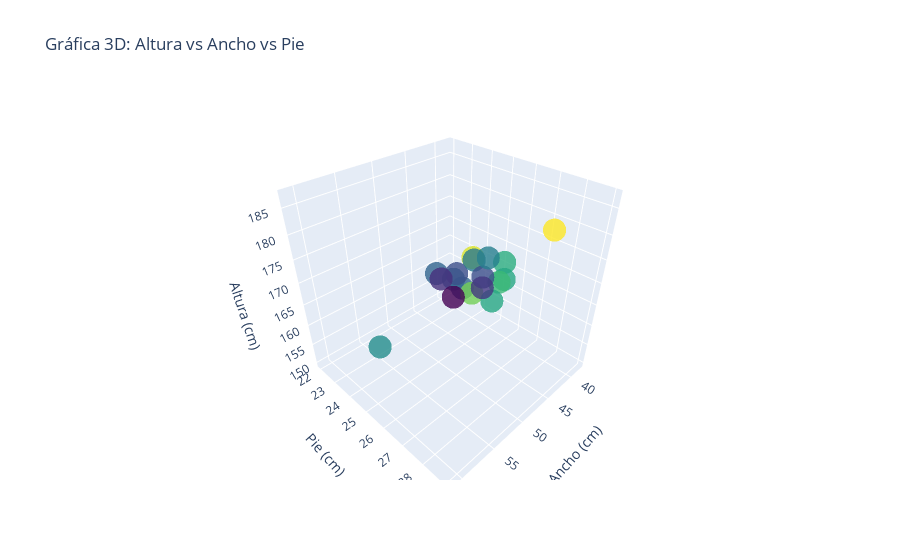

The cell this chart's notebook holds for it:
### Code cell
# Crear figura 3D
fig = go.Figure(data=[go.Scatter3d(
    x=df['Ancho'], 
    y=df['Pie'], 
    z=df['Altura'],
    mode='markers',
    marker=dict(size=8, color=df['Altura'], colorscale='Viridis', opacity=0.8)
)])

# Configurar la visualización
fig.update_layout(
    title="Gráfica 3D: Altura vs Ancho vs Pie",
    scene=dict(
        xaxis_title="Ancho (cm)",
        yaxis_title="Pie (cm)",
        zaxis_title="Altura (cm)"
    )
)

# Mostrar la gráfica
fig.show()

### Figure 1 — Plotly figure (JSON) as saved in the notebook; plotly's stock layout.template omitted (floating-point values rounded to 4 significant figures)
{"data": [{"marker": {"color": [185, 173, 163, 162, 172, 159, 187, 165, 175, 162, 155, 168, 179, 172, 159, 166, 156, 150], "colorscale": [[0, "#440154"], [0.1111, "#482878"], [0.2222, "#3e4989"], [0.3333, "#31688e"], [0.4444, "#26828e"], [0.5556, "#1f9e89"], [0.6667, "#35b779"], [0.7778, "#6ece58"], [0.8889, "#b5de2b"], [1, "#fde725"]], "opacity": 0.8, "size": 8}, "mode": "markers", "type": "scatter3d", "x": [55, 44, 44, 44, 46, 40, 48, 40, 49, 44, 40, 61, 55, 50, 38, 39, 38, 39], "y": [28.0, 26.5, 24.0, 24.5, 27.0, 23.0, 29.0, 24.0, 27.5, 23.0, 22.0, 26.0, 28.0, 27.5, 24.0, 24.5, 24.0, 22.5], "z": [185, 173, 163, 162, 172, 159, 187, 165, 175, 162, 155, 168, 179, 172, 159, 166, 156, 150]}], "layout": {"scene": {"xaxis": {"title": {"text": "Ancho (cm)"}}, "yaxis": {"title": {"text": "Pie (cm)"}}, "zaxis": {"title": {"text": "Altura (cm)"}}}, "title": {"text": "Gráfica 3D: Altura vs Ancho vs Pie"}}}
